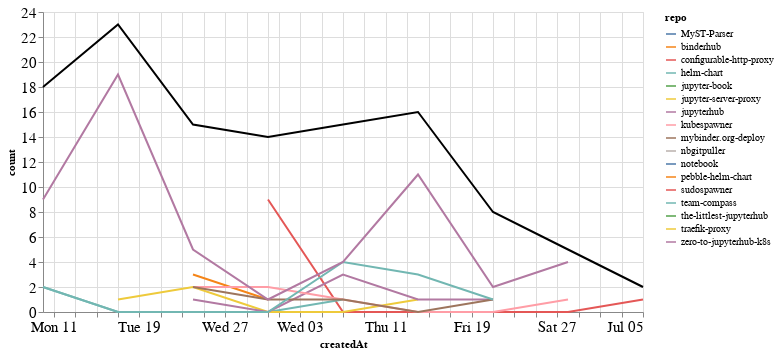

The notebook cell this image was saved under:
### Markdown cell above
## Comments

### Code cell
comments_time = comments.groupby('repo').resample('W', on='createdAt').count()['author'].reset_index()
comments_time = comments_time.rename(columns={'author': 'count'})
comments_time_total = comments_time.groupby('createdAt').agg({"count": "sum"}).reset_index()
ch1 = alt.Chart(comments_time, width=600).mark_line().encode(
    x='createdAt',
    y='count',
    color='repo',
    tooltip="repo"
)

ch2 = alt.Chart(comments_time_total, width=600).mark_line(color="black").encode(
    x='createdAt',
    y='count',
)

ch1 + ch2

### Figure 1 — Vega-Lite specification as saved in the notebook (floating-point values rounded to 4 significant figures)
{"config": {"axisLeft": {"labelFontSize": 15}, "axisBottom": {"labelFontSize": 15}}, "layer": [{"data": {"name": "data-c844985a7b0b07d5a1714d8c699f9066"}, "mark": "line", "encoding": {"color": {"type": "nominal", "field": "repo"}, "tooltip": {"type": "nominal", "field": "repo"}, "x": {"type": "temporal", "field": "createdAt"}, "y": {"type": "quantitative", "field": "count"}}, "width": 600}, {"data": {"name": "data-a7b5635a3e435e708e9d68fa95ab0d13"}, "mark": {"type": "line", "color": "black"}, "encoding": {"x": {"type": "temporal", "field": "createdAt"}, "y": {"type": "quantitative", "field": "count"}}, "width": 600}], "$schema": "https://vega.github.io/schema/vega-lite/v4.8.1.json", "datasets": {"data-c844985a7b0b07d5a1714d8c699f9066": [{"repo": "MyST-Parser", "createdAt": "2020-05-10T00:00:00", "count": 3}, {"repo": "binderhub", "createdAt": "2020-05-24T00:00:00", "count": 3}, {"repo": "binderhub", "createdAt": "2020-05-31T00:00:00", "count": 1}, {"repo": "configurable-http-proxy", "createdAt": "2020-05-31T00:00:00", "count": 9}, {"repo": "configurable-http-proxy", "createdAt": "2020-06-07T00:00:00", "count": 0}, {"repo": "configurable-http-proxy", "createdAt": "2020-06-14T00:00:00", "count": 0}, {"repo": "configurable-http-proxy", "createdAt": "2020-06-21T00:00:00", "count": 0}, {"repo": "configurable-http-proxy", "createdAt": "2020-06-28T00:00:00", "count": 0}, {"repo": "configurable-http-proxy", "createdAt": "2020-07-05T00:00:00", "count": 1}, {"repo": "helm-chart", "createdAt": "2020-05-10T00:00:00", "count": 2}, {"repo": "helm-chart", "createdAt": "2020-05-17T00:00:00", "count": 0}, {"repo": "helm-chart", "createdAt": "2020-05-24T00:00:00", "count": 0}, {"repo": "helm-chart", "createdAt": "2020-05-31T00:00:00", "count": 0}, {"repo": "helm-chart", "createdAt": "2020-06-07T00:00:00", "count": 1}, {"repo": "jupyter-book", "createdAt": "2020-05-10T00:00:00", "count": 1}, {"repo": "jupyter-server-proxy", "createdAt": "2020-05-17T00:00:00", "count": 1}, {"repo": "jupyter-server-proxy", "createdAt": "2020-05-24T00:00:00", "count": 2}, {"repo": "jupyter-server-proxy", "createdAt": "2020-05-31T00:00:00", "count": 0}, {"repo": "jupyter-server-proxy", "createdAt": "2020-06-07T00:00:00", "count": 0}, {"repo": "jupyter-server-proxy", "createdAt": "2020-06-14T00:00:00", "count": 1}, {"repo": "jupyterhub", "createdAt": "2020-05-24T00:00:00", "count": 1}, {"repo": "jupyterhub", "createdAt": "2020-05-31T00:00:00", "count": 0}, {"repo": "jupyterhub", "createdAt": "2020-06-07T00:00:00", "count": 3}, {"repo": "jupyterhub", "createdAt": "2020-06-14T00:00:00", "count": 1}, {"repo": "jupyterhub", "createdAt": "2020-06-21T00:00:00", "count": 1}, {"repo": "kubespawner", "createdAt": "2020-05-24T00:00:00", "count": 2}, {"repo": "kubespawner", "createdAt": "2020-05-31T00:00:00", "count": 2}, {"repo": "kubespawner", "createdAt": "2020-06-07T00:00:00", "count": 1}, {"repo": "kubespawner", "createdAt": "2020-06-14T00:00:00", "count": 0}, {"repo": "kubespawner", "createdAt": "2020-06-21T00:00:00", "count": 0}, {"repo": "kubespawner", "createdAt": "2020-06-28T00:00:00", "count": 1}, {"repo": "mybinder.org-deploy", "createdAt": "2020-05-24T00:00:00", "count": 2}, {"repo": "mybinder.org-deploy", "createdAt": "2020-05-31T00:00:00", "count": 1}, {"repo": "mybinder.org-deploy", "createdAt": "2020-06-07T00:00:00", "count": 1}, {"repo": "mybinder.org-deploy", "createdAt": "2020-06-14T00:00:00", "count": 0}, {"repo": "mybinder.org-deploy", "createdAt": "2020-06-21T00:00:00", "count": 1}, {"repo": "nbgitpuller", "createdAt": "2020-07-05T00:00:00", "count": 1}, {"repo": "notebook", "createdAt": "2020-05-17T00:00:00", "count": 1}, {"repo": "pebble-helm-chart", "createdAt": "2020-06-07T00:00:00", "count": 1}, {"repo": "sudospawner", "createdAt": "2020-06-21T00:00:00", "count": 3}, {"repo": "team-compass", "createdAt": "2020-05-10T00:00:00", "count": 2}, {"repo": "team-compass", "createdAt": "2020-05-17T00:00:00", "count": 0}, {"repo": "team-compass", "createdAt": "2020-05-24T00:00:00", "count": 0}, {"repo": "team-compass", "createdAt": "2020-05-31T00:00:00", "count": 0}, {"repo": "team-compass", "createdAt": "2020-06-07T00:00:00", "count": 4}, {"repo": "team-compass", "createdAt": "2020-06-14T00:00:00", "count": 3}, {"repo": "team-compass", "createdAt": "2020-06-21T00:00:00", "count": 1}, {"repo": "the-littlest-jupyterhub", "createdAt": "2020-05-10T00:00:00", "count": 1}, {"repo": "traefik-proxy", "createdAt": "2020-05-17T00:00:00", "count": 2}, {"repo": "zero-to-jupyterhub-k8s", "createdAt": "2020-05-10T00:00:00", "count": 9}, {"repo": "zero-to-jupyterhub-k8s", "createdAt": "2020-05-17T00:00:00", "count": 19}, {"repo": "zero-to-jupyterhub-k8s", "createdAt": "2020-05-24T00:00:00", "count": 5}, {"repo": "zero-to-jupyterhub-k8s", "createdAt": "2020-05-31T00:00:00", "count": 1}, {"repo": "zero-to-jupyterhub-k8s", "createdAt": "2020-06-07T00:00:00", "count": 4}, {"repo": "zero-to-jupyterhub-k8s", "createdAt": "2020-06-14T00:00:00", "count": 11}, {"repo": "zero-to-jupyterhub-k8s", "createdAt": "2020-06-21T00:00:00", "count": 2}, {"repo": "zero-to-jupyterhub-k8s", "createdAt": "2020-06-28T00:00:00", "count": 4}], "data-a7b5635a3e435e708e9d68fa95ab0d13": [{"createdAt": "2020-05-10T00:00:00", "count": 18}, {"createdAt": "2020-05-17T00:00:00", "count": 23}, {"createdAt": "2020-05-24T00:00:00", "count": 15}, {"createdAt": "2020-05-31T00:00:00", "count": 14}, {"createdAt": "2020-06-07T00:00:00", "count": 15}, {"createdAt": "2020-06-14T00:00:00", "count": 16}, {"createdAt": "2020-06-21T00:00:00", "count": 8}, {"createdAt": "2020-06-28T00:00:00", "count": 5}, {"createdAt": "2020-07-05T00:00:00", "count": 2}]}}
